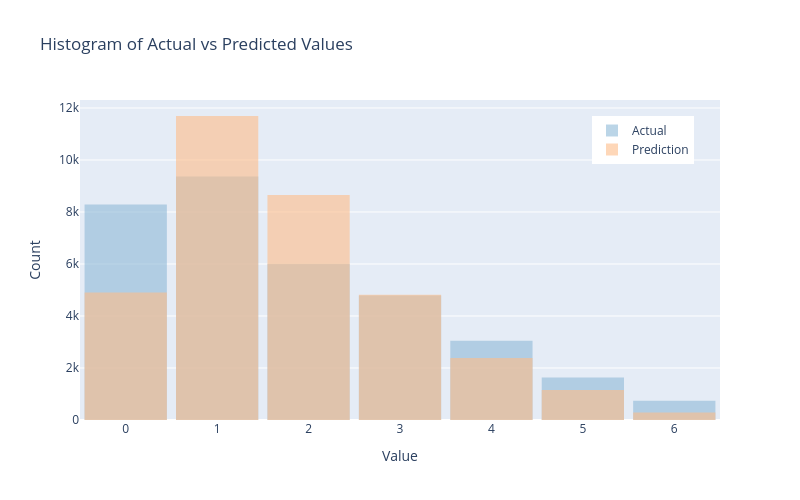

The code cell stored with this chart in its notebook:
### Code cell
plot_hist_plotly(results_test['actual'], results_test['prediction'])

### Figure 1 — Plotly figure (JSON) as saved in the notebook; plotly's stock layout.template omitted (floating-point values rounded to 4 significant figures; data arrays with more than 128 entries replaced by an {"elided": "..."} marker saying what was removed)
{"data": [{"marker": {"color": "#8fbad8"}, "name": "Actual", "opacity": 0.6, "type": "histogram", "x": {"elided": "33886 int values"}, "xbins": {"end": 6.5, "size": 1, "start": -0.5}}, {"marker": {"color": "#febd89"}, "name": "Prediction", "opacity": 0.6, "type": "histogram", "x": {"elided": "33886 int values"}, "xbins": {"end": 6.5, "size": 1, "start": -0.5}}], "layout": {"bargap": 0.1, "barmode": "overlay", "height": 500, "legend": {"x": 0.8, "y": 0.95}, "title": {"text": "Histogram of Actual vs Predicted Values<br>"}, "width": 800, "xaxis": {"dtick": 1, "tick0": 0, "tickmode": "linear", "title": {"text": "Value"}}, "yaxis": {"title": {"text": "Count"}}}}
